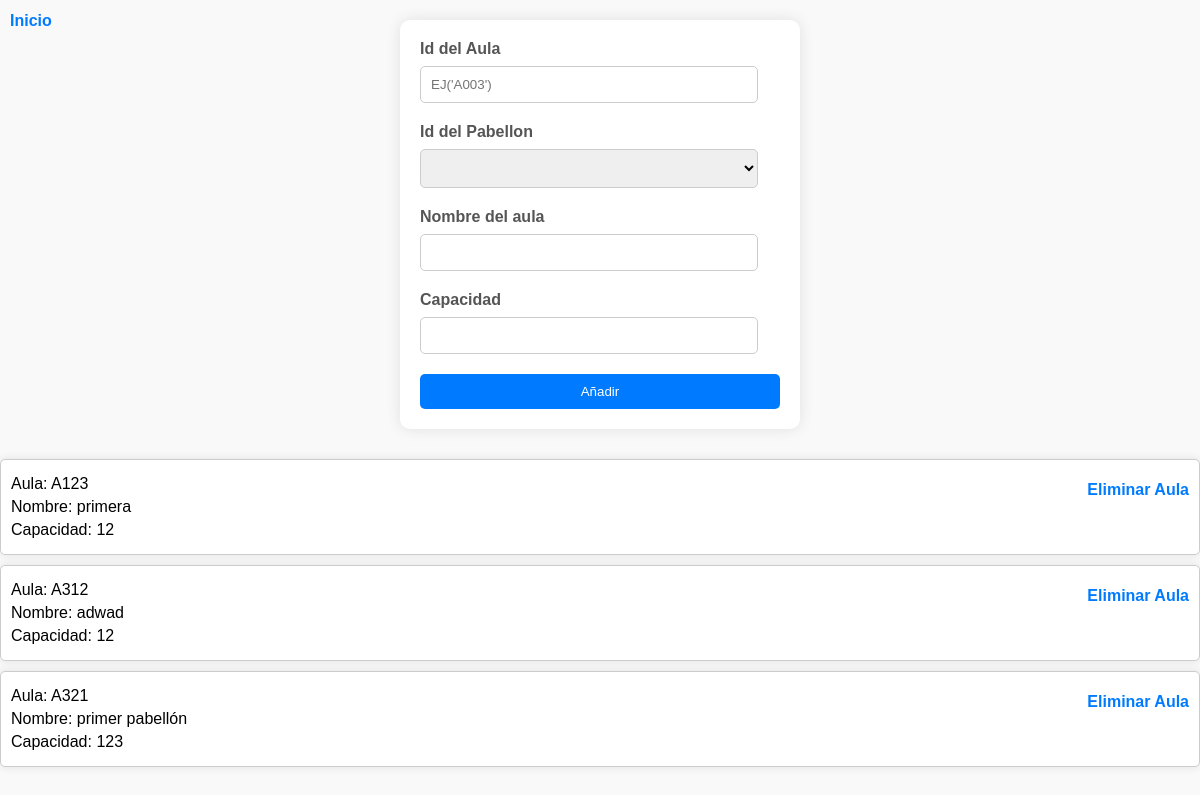
The page /views/createNewAula.php (signed in) on the database as committed earlier.
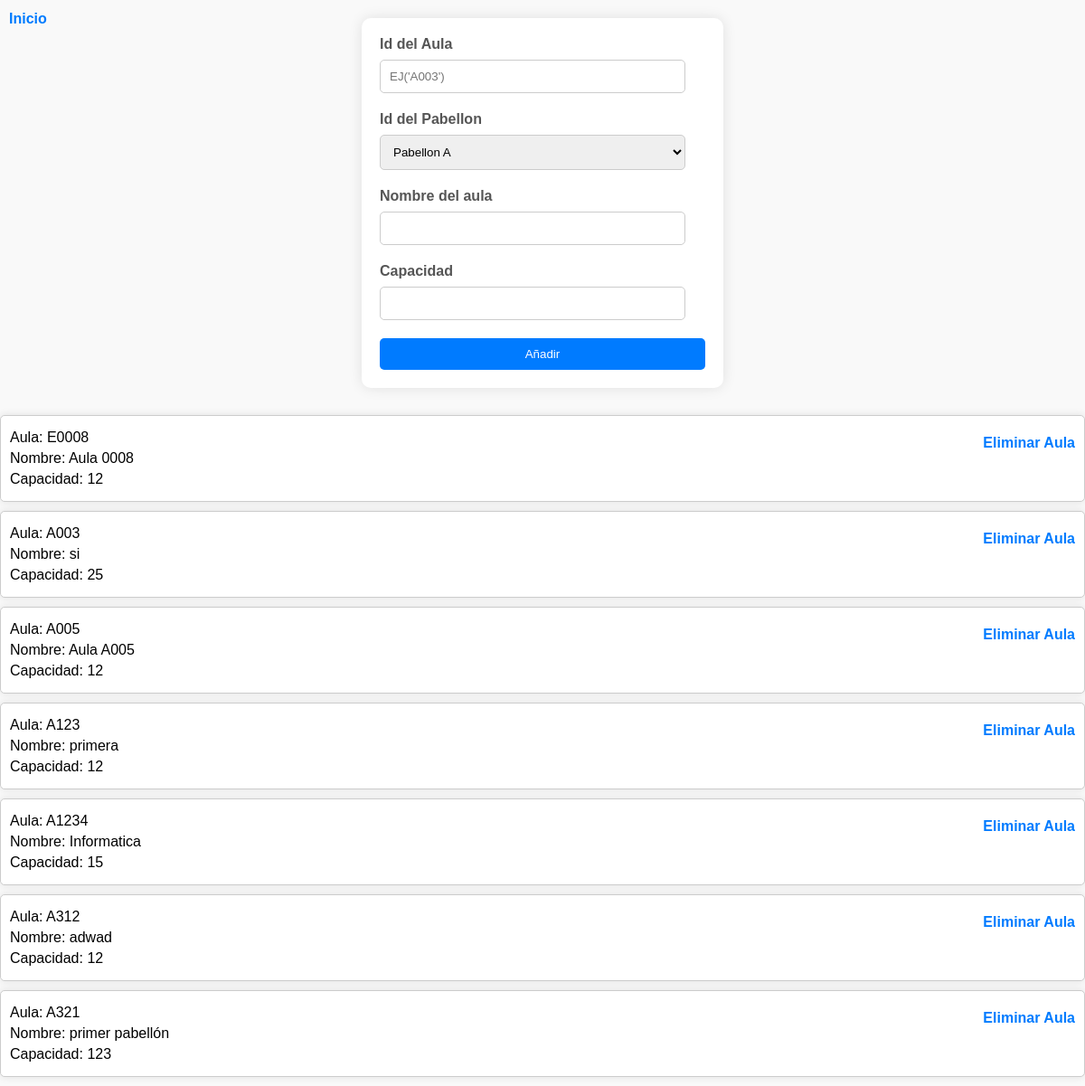
The same page on the database as committed later.
### tables this page shows
CREATE TABLE `aula` (
  `idAula` varchar(200) NOT NULL,
  `idPabellon` varchar(200) NOT NULL,
  `nombre` varchar(200) NOT NULL,
  `capacidadAula` int(11) NOT NULL
);

### BD/bd.inc.php (called while the page is built)
<?php
function conectar()
{
    try {
        $host = "localhost";
        $basedatos = "seleccion-clases";
        $usuario = "root";
        $password = "";
        return new PDO("mysql:host=$host;dbname=$basedatos", $usuario, $password);
    } catch (PDOException $e) {
        echo $e->getMessage();
    }
}

### BD/pabellon.inc.php (called while the page is built, shortened)
<?php
include_once 'bd.inc.php';
function getPabellones (){
    $sql = conectar()->prepare("SELECT * FROM `pabellon` ");
    try {
        $sql->execute();
        return $sql->fetchAll();
    }catch(PDOException $e){
        $e->getMessage();
    }
}

### BD/aula.inc.php (called while the page is built, shortened)
<?php
include_once 'bd.inc.php';
function getAllAulas()
{
    $sql = conectar()->prepare("Select * from aula");
    try {
        $sql->execute();
        return $sql->fetchAll();
    } catch (PDOException $e) {
        throw new Exception('Error al acceder a la base de datos');
    }
}

### views/createNewAula.php (the view, shortened to what this page needs)
<?php
include '../BD/pabellon.inc.php';
include '../BD/aula.inc.php';
$pabellones = getPabellones();
?>
<!DOCTYPE html>
<html lang="es">
<head>
    <link rel="stylesheet" href="../stylesheets/createNewAula.css">
</head>
<body>
<a href="./inicio.php" >Inicio</a>
    <form action="../lib/createNewAula2.php" method="get" onsubmit="validateForm(event)">
        <label for="idAula">Id del Aula</label>
        <input type="text" name="idAula" id="idAula" required placeholder="EJ('A003')">
        <br>
        <label for="idPabellon">Id del Pabellon</label>
        <select name="idPabellon" id="idPabellon">
            <?php foreach ($pabellones as $key => $pabellon) { ?>
                <option value="<?= $pabellon['idPabellon'] ?>"><?= $pabellon['nombre'] ?></option>
            <?php } ?>
        </select>
        <br>
        <label for="nombre">Nombre del aula</label>
        <input type="text" name="nombre" id="nombre" required>
        <br>
        <label for="capacidad">Capacidad</label>
        <input type="number" name="capacidad" id="capacidad" required>
        <br>
        <input type="submit" value="Añadir">
    </form>
    <?php if ($_SESSION['userCheked']['admin'] == true) { ?>
        <div class="cards-container">
            <?php foreach (getAllAulas() as $key => $aula) { ?>
                <div class="card">
                    <div>
                        <p>Aula: <?= $aula['idPabellon'] . $aula['idAula'] ?></p>
                        <p>Nombre: <?= $aula['nombre'] ?></p>
                        <p>Capacidad: <?= $aula['capacidadAula'] ?></p>
                    </div>
                    <a href="../lib/deleteAula.php?idAula=<?= $aula['idAula'] ?>">Eliminar Aula</a>
                </div>
            <?php } ?>
        </div>
    <?php } ?>
</body>
</html>

Rows that differ between the two databases and show on the page:
added aula: idPabellon "E", idAula "0008", nombre "Aula 0008", capacidadAula "12"
added aula: idPabellon "A", idAula "003", nombre "si", capacidadAula "25"
added aula: idPabellon "A", idAula "005", nombre "Aula A005", capacidadAula "12"
added aula: idPabellon "A", idAula "1234", nombre "Informatica", capacidadAula "15"
Other text that changed with them:
form field idPabellon: (not shown) → "Pabellon A"
